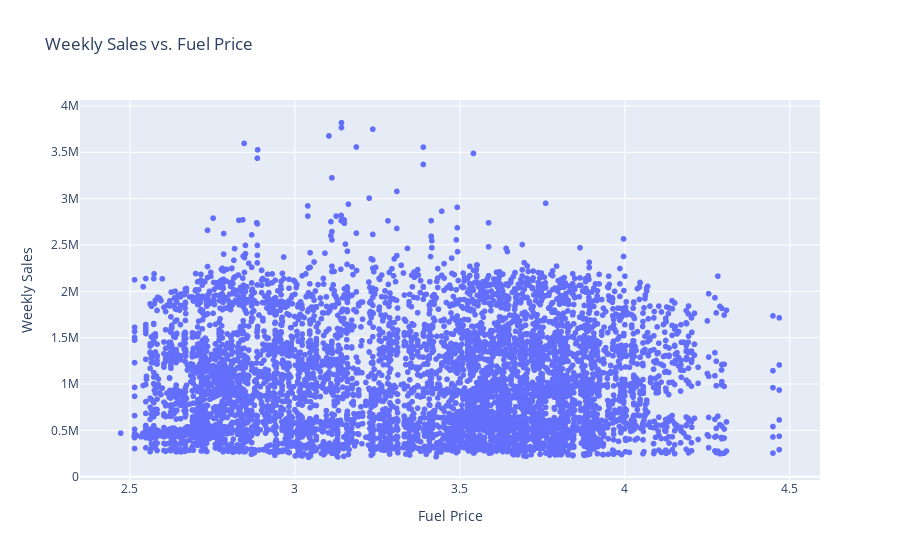

This figure's notebook cell:
### Code cell
# Plot scatter plot of Weekly Sales vs. Fuel Price

fig = px.scatter(df, x='Fuel_Price', y='Weekly_Sales', title='Weekly Sales vs. Fuel Price', labels={'Weekly_Sales': 'Weekly Sales'})
fig.update_layout(xaxis_title='Fuel Price', yaxis_title='Weekly Sales')

fig.show()

### Figure 1 — Plotly figure (JSON) as saved in the notebook; plotly's stock layout.template omitted (floating-point values rounded to 4 significant figures; data arrays with more than 128 entries replaced by an {"elided": "..."} marker saying what was removed)
{"data": [{"hovertemplate": "Fuel_Price=%{x}<br>Weekly Sales=%{y}<extra></extra>", "legendgroup": "", "marker": {"color": "#636efa", "symbol": "circle"}, "mode": "markers", "name": "", "showlegend": false, "type": "scattergl", "x": {"elided": "6435 float values"}, "xaxis": "x", "y": {"elided": "6435 float values"}, "yaxis": "y"}], "layout": {"legend": {"tracegroupgap": 0}, "title": {"text": "Weekly Sales vs. Fuel Price"}, "xaxis": {"anchor": "y", "domain": [0, 1], "title": {"text": "Fuel Price"}}, "yaxis": {"anchor": "x", "domain": [0, 1], "title": {"text": "Weekly Sales"}}}}
